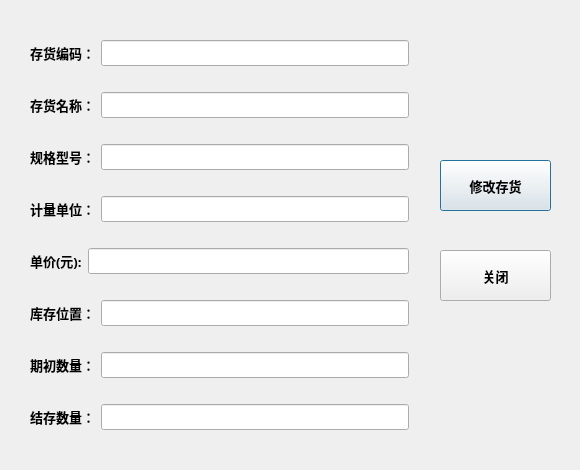
<?xml version="1.0" encoding="UTF-8"?>
<ui version="4.0">
 <class>update_material</class>
 <widget class="QDialog" name="update_material">
  <property name="geometry">
   <rect>
    <x>0</x>
    <y>0</y>
    <width>580</width>
    <height>470</height>
   </rect>
  </property>
  <property name="windowTitle">
   <string>确认修改存货信息</string>
  </property>
  <widget class="QWidget" name="verticalLayoutWidget">
   <property name="geometry">
    <rect>
     <x>30</x>
     <y>20</y>
     <width>379</width>
     <height>431</height>
    </rect>
   </property>
   <layout class="QVBoxLayout" name="verticalLayout">
    <item>
     <layout class="QHBoxLayout" name="horizontalLayout_6">
      <item>
       <widget class="QLabel" name="label_2">
        <property name="font">
         <font>
          <family>微软雅黑</family>
          <pointsize>10</pointsize>
          <weight>75</weight>
          <bold>true</bold>
         </font>
        </property>
        <property name="text">
         <string>存货编码：</string>
        </property>
       </widget>
      </item>
      <item>
       <widget class="QLineEdit" name="material_id_lineEdit">
        <property name="font">
         <font>
          <family>微软雅黑</family>
          <pointsize>10</pointsize>
         </font>
        </property>
       </widget>
      </item>
     </layout>
    </item>
    <item>
     <layout class="QHBoxLayout" name="horizontalLayout_5">
      <item>
       <widget class="QLabel" name="label_3">
        <property name="font">
         <font>
          <family>微软雅黑</family>
          <pointsize>10</pointsize>
          <weight>75</weight>
          <bold>true</bold>
         </font>
        </property>
        <property name="text">
         <string>存货名称：</string>
        </property>
       </widget>
      </item>
      <item>
       <widget class="QLineEdit" name="material_name_lineEdit">
        <property name="font">
         <font>
          <family>微软雅黑</family>
          <pointsize>10</pointsize>
         </font>
        </property>
        <property name="text">
         <string/>
        </property>
       </widget>
      </item>
     </layout>
    </item>
    <item>
     <layout class="QHBoxLayout" name="horizontalLayout_4">
      <item>
       <widget class="QLabel" name="label">
        <property name="font">
         <font>
          <family>微软雅黑</family>
          <pointsize>10</pointsize>
          <weight>75</weight>
          <bold>true</bold>
         </font>
        </property>
        <property name="text">
         <string>规格型号：</string>
        </property>
       </widget>
      </item>
      <item>
       <widget class="QLineEdit" name="spec_lineEdit">
        <property name="font">
         <font>
          <family>微软雅黑</family>
          <pointsize>10</pointsize>
         </font>
        </property>
       </widget>
      </item>
     </layout>
    </item>
    <item>
     <layout class="QHBoxLayout" name="horizontalLayout_3">
      <item>
       <widget class="QLabel" name="label_4">
        <property name="font">
         <font>
          <family>微软雅黑</family>
          <pointsize>10</pointsize>
          <weight>75</weight>
          <bold>true</bold>
         </font>
        </property>
        <property name="text">
         <string>计量单位：</string>
        </property>
       </widget>
      </item>
      <item>
       <widget class="QLineEdit" name="unit_lineEdit">
        <property name="font">
         <font>
          <family>微软雅黑</family>
          <pointsize>10</pointsize>
         </font>
        </property>
       </widget>
      </item>
     </layout>
    </item>
    <item>
     <layout class="QHBoxLayout" name="horizontalLayout_2">
      <item>
       <widget class="QLabel" name="label_6">
        <property name="font">
         <font>
          <family>微软雅黑</family>
          <pointsize>10</pointsize>
          <weight>75</weight>
          <bold>true</bold>
         </font>
        </property>
        <property name="text">
         <string>单价(元):</string>
        </property>
       </widget>
      </item>
      <item>
       <widget class="QLineEdit" name="per_price_lineEdit">
        <property name="font">
         <font>
          <family>微软雅黑</family>
          <pointsize>10</pointsize>
         </font>
        </property>
       </widget>
      </item>
     </layout>
    </item>
    <item>
     <layout class="QHBoxLayout" name="horizontalLayout_8">
      <item>
       <widget class="QLabel" name="label_8">
        <property name="font">
         <font>
          <family>微软雅黑</family>
          <pointsize>10</pointsize>
          <weight>75</weight>
          <bold>true</bold>
         </font>
        </property>
        <property name="text">
         <string>库存位置：</string>
        </property>
       </widget>
      </item>
      <item>
       <widget class="QLineEdit" name="position_lineEdit">
        <property name="font">
         <font>
          <family>微软雅黑</family>
          <pointsize>10</pointsize>
         </font>
        </property>
       </widget>
      </item>
     </layout>
    </item>
    <item>
     <layout class="QHBoxLayout" name="horizontalLayout">
      <item>
       <widget class="QLabel" name="label_5">
        <property name="font">
         <font>
          <family>微软雅黑</family>
          <pointsize>10</pointsize>
          <weight>75</weight>
          <bold>true</bold>
         </font>
        </property>
        <property name="text">
         <string>期初数量：</string>
        </property>
       </widget>
      </item>
      <item>
       <widget class="QLineEdit" name="ori_num_lineEdit">
        <property name="font">
         <font>
          <family>微软雅黑</family>
          <pointsize>10</pointsize>
         </font>
        </property>
       </widget>
      </item>
     </layout>
    </item>
    <item>
     <layout class="QHBoxLayout" name="horizontalLayout_7">
      <item>
       <widget class="QLabel" name="label_7">
        <property name="font">
         <font>
          <family>微软雅黑</family>
          <pointsize>10</pointsize>
          <weight>75</weight>
          <bold>true</bold>
         </font>
        </property>
        <property name="text">
         <string>结存数量：</string>
        </property>
       </widget>
      </item>
      <item>
       <widget class="QLineEdit" name="now_num_lineEdit">
        <property name="font">
         <font>
          <family>微软雅黑</family>
          <pointsize>10</pointsize>
         </font>
        </property>
       </widget>
      </item>
     </layout>
    </item>
   </layout>
  </widget>
  <widget class="QPushButton" name="both_confirm_pushButton">
   <property name="geometry">
    <rect>
     <x>440</x>
     <y>160</y>
     <width>111</width>
     <height>51</height>
    </rect>
   </property>
   <property name="font">
    <font>
     <family>微软雅黑</family>
     <pointsize>10</pointsize>
     <weight>75</weight>
     <bold>true</bold>
    </font>
   </property>
   <property name="text">
    <string>修改存货</string>
   </property>
  </widget>
  <widget class="QPushButton" name="cancel_pushButton">
   <property name="geometry">
    <rect>
     <x>440</x>
     <y>250</y>
     <width>111</width>
     <height>51</height>
    </rect>
   </property>
   <property name="font">
    <font>
     <family>微软雅黑</family>
     <pointsize>10</pointsize>
     <weight>75</weight>
     <bold>true</bold>
    </font>
   </property>
   <property name="text">
    <string>关闭</string>
   </property>
  </widget>
 </widget>
 <resources/>
 <connections/>
</ui>
